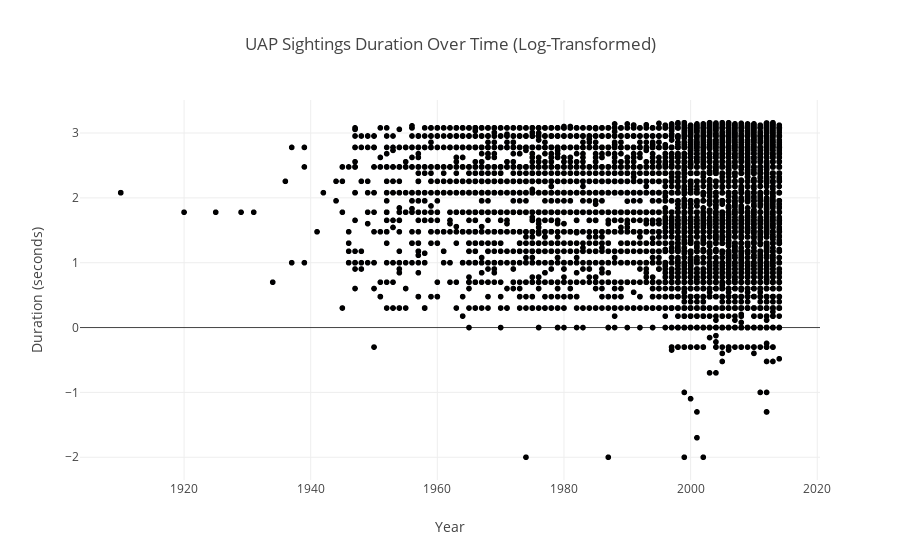

Notebook source saved alongside this figure:
### Code cell
# Create the scatterplot with log transformed data
fig_scatter = px.scatter(filtered_data, x='year', y='log_duration', 
                 title='UAP Sightings Duration Over Time (Log-Transformed)',
                 labels={'year': 'Year', 'log_duration': 'Duration (seconds)'})

fig_scatter.show()

### Figure 1 — Plotly figure (JSON) as saved in the notebook; plotly's stock layout.template omitted (floating-point values rounded to 4 significant figures; data arrays with more than 128 entries replaced by an {"elided": "..."} marker saying what was removed)
{"data": [{"hovertemplate": "Year=%{x}<br>Duration (seconds)=%{y}<extra></extra>", "legendgroup": "", "marker": {"color": "#000001", "symbol": "circle"}, "mode": "markers", "name": "", "showlegend": false, "type": "scattergl", "x": {"elided": "47116 int values"}, "xaxis": "x", "y": {"elided": "47116 float values"}, "yaxis": "y"}], "layout": {"legend": {"tracegroupgap": 0}, "title": {"text": "UAP Sightings Duration Over Time (Log-Transformed)"}, "xaxis": {"anchor": "y", "domain": [0, 1], "title": {"text": "Year"}}, "yaxis": {"anchor": "x", "domain": [0, 1], "title": {"text": "Duration (seconds)"}}}}
